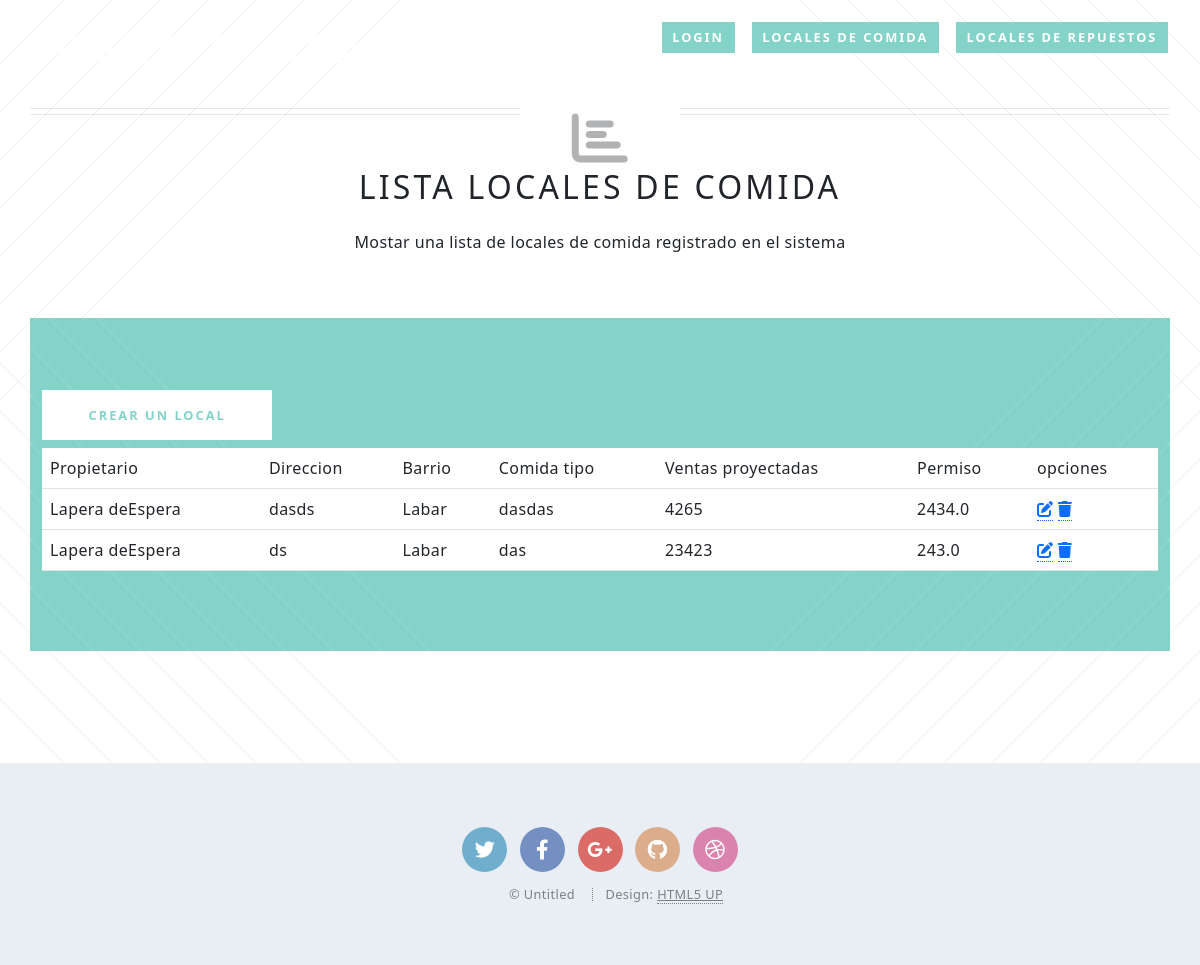
The page / on the database its author committed.
### locales_app/models.py (models this page shows)
class LocalesComida(models.Model):
    propietario = models.ForeignKey(Persona, on_delete=models.CASCADE)
    direccion = models.CharField(max_length=300)
    barrio = models.ForeignKey(Barrio, on_delete=models.CASCADE)
    comida_tipo = models.CharField(max_length=500, )
    ventas_proyectadas = models.IntegerField()
    permiso = models.FloatField()

class Persona(models.Model):
    nombre = models.CharField(max_length=300)
    apellido = models.CharField(max_length=300)
    cedula = models.CharField(max_length=10)
    correo = models.EmailField()

class Barrio(models.Model):
    nombre = models.CharField(max_length=200)
    siglas = models.CharField(max_length=10)

### locales_app/views.py (the view)
# urls.py: path("", ListLocalesComida.as_view(), name="list_LocalesComidas"),
class ListLocalesComida(ListView):
    template_name= "LocalesComida_list.html"
    model = LocalesComida

### locales_app/templates/LocalesComida_list.html
{% extends 'base/base.html' %}
{% block title %}Lista Locales de Comida{% endblock %}
{% block description %}Mostar una lista de locales de comida registrado en el sistema{% endblock %}
{% block content %}
<a href="{% url 'LocalesComida_create' %}" class="button primary my-2">Crear un local</a>
<table id="tabla_datos" class="table">
    <thead>
    <tr>
        <td>Propietario</td>
        <td>Direccion</td>
        <td>Barrio</td>
        <td>Comida tipo</td>
        <td>Ventas proyectadas</td>
        <td>Permiso</td>
        <td>opciones</td>
    </tr>
    </thead>
    {% for i in object_list %}
    <tr>
        <td>{{i.propietario.nombre}} {{i.propietario.apellido}}</td>
        <td>{{i.direccion}}</td>
        <td>{{i.barrio.nombre}}</td>
        <td>{{i.comida_tipo}}</td>
        <td>{{i.ventas_proyectadas}}</td>
        <td>{{i.permiso}}</td>
    <td>
        <a href="{% url 'LocalesComida_edit' i.id %}"><i class="fa-solid fa-pen-to-square"></i></a>
        <a href="{% url 'eliminar_local_comida' i.id %}"
           onclick="return confirm('¿Está seguro de la eliminación?')">
            <i class="fa-solid fa-trash"></i></a>
    </td>
    </tr>
    {% endfor %}
</table>
{% endblock %}

### locales_app/templates/base/base.html (shortened to what this page needs)
{% load static %}
<html>
<head>
    <link rel="stylesheet" href="{% static 'assets/css/main.css' %}"/>
    <link href="https://cdn.jsdelivr.net/npm/bootstrap@5.3.0/dist/css/bootstrap.min.css" rel="stylesheet"
>
    <link rel="stylesheet" href="https://cdnjs.cloudflare.com/ajax/libs/font-awesome/6.4.0/css/all.min.css" />
</head>
<body class="index is-preload">
<div id="page-wrapper">
    <header id="header" class="alt">
        <h1 id="logo"><a href="index.html">Twenty <span>by HTML5 UP</span></a></h1>
        <nav id="nav">
            <ul>
                <li class="current"><a href="index.html">Welcome</a></li>
                <li><a href="/admin" class="button primary">Login</a></li>
                <li><a href="{% url 'list_LocalesComidas' %}" class="button primary">Locales de comida</a></li>
                <li><a href="{% url 'list_LocalesRepuestoss' %}" class="button primary">Locales de repuestos</a></li>
            </ul>
        </nav>
    </header>
    <article id="main">
        <header class="special container">
            <span class="icon solid fa-chart-bar"></span>
            <h2>
                {% block title %}{% endblock %}
            </h2>
            <p>
                {% block description %}{% endblock %}</p>
        </header>
        <section class="wrapper style2 container special-alt">
            {% block content %}{% endblock %}
        </section>
    </article>
    <footer id="footer">
        <ul class="icons">
            <li><a href="#" class="icon brands circle fa-twitter"><span class="label">Twitter</span></a></li>
            <li><a href="#" class="icon brands circle fa-facebook-f"><span class="label">Facebook</span></a></li>
            <li><a href="#" class="icon brands circle fa-google-plus-g"><span class="label">Google+</span></a></li>
            <li><a href="#" class="icon brands circle fa-github"><span class="label">Github</span></a></li>
            <li><a href="#" class="icon brands circle fa-dribbble"><span class="label">Dribbble</span></a></li>
        </ul>
        <ul class="copyright">
            <li>&copy; Untitled</li>
            <li>Design: <a href="http://html5up.net">HTML5 UP</a></li>
        </ul>
    </footer>
</div>
</body>
</html>

### rows shown on the page
LocalesComida: propietario.nombre "Lapera", propietario.apellido "deEspera", direccion "dasds", barrio.nombre "Labar", comida_tipo "dasdas", ventas_proyectadas "4265", permiso "2434.0"
LocalesComida: propietario.nombre "Lapera", propietario.apellido "deEspera", direccion "ds", barrio.nombre "Labar", comida_tipo "das", ventas_proyectadas "23423", permiso "243.0"
